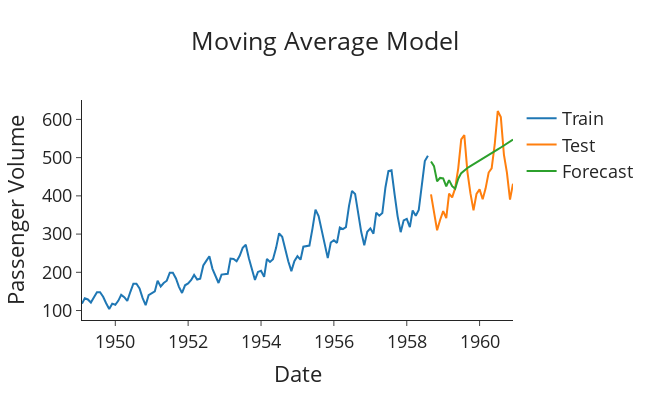

The notebook cell saved with this chart:
### Code cell
# Plot result
import plotly.graph_objects as go
import os

def plot_forecasts(forecasts: list[float], title: str, save_path: str) -> None:
    """Function to plot the forecasts."""
    fig = go.Figure()
    fig.add_trace(go.Scatter(x=train['Month'], y=train['#Passengers'], name='Train'))
    fig.add_trace(go.Scatter(x=test['Month'], y=test['#Passengers'], name='Test'))
    fig.add_trace(go.Scatter(x=test['Month'], y=forecasts, name='Forecast'))
    fig.update_layout(template="simple_white", font=dict(size=18), title_text=title,
                      width=650, title_x=0.5, height=400, xaxis_title='Date',
                      yaxis_title='Passenger Volume')

    if not os.path.exists("../images"):
        os.mkdir("../images")

    fig.write_image("../images/" + str(save_path))
    return fig.show()


# Plot the forecasts
plot_forecasts(forecasts, 'Moving Average Model', 'result.png')
